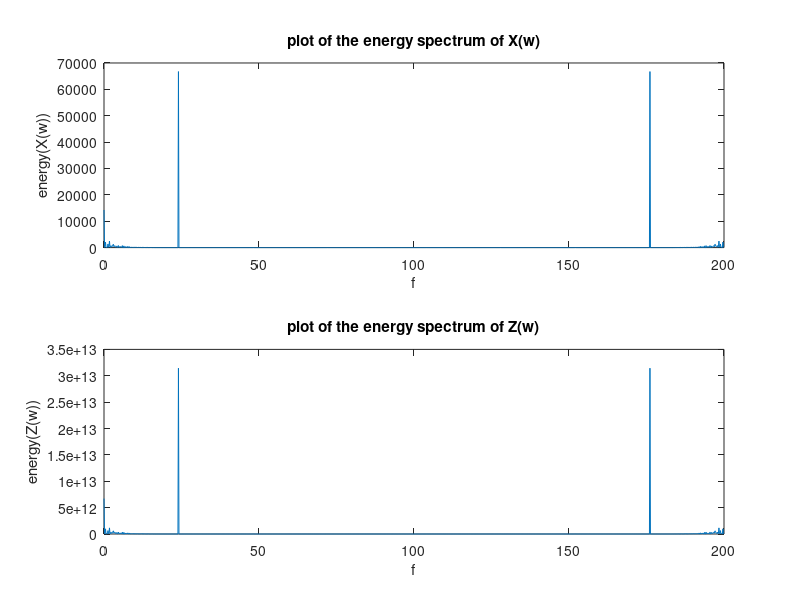

Recreate this plot in MATLAB.
%problem 2: Calculate the energy of time domain signal x(t)and z(t)for the 
%range of 0≤t≤2.5. Also calculate the energy of these signals in frequency 
%domain using Parseval’s theorem. Plot Energy(X)and Energy(Z)as  a  
%function of frequency fin  a  2x1  subplot(Energy vs frequency plot is 
%know as energyspectrumof a signal).
clear 
close all
t = 0:.01:2.5;
load('ecg_signal(1).mat')
xt = ecg;
f = 0:.1601:200;
w = f .* (2 * pi);
Xw = fft(ecg, length(t));
Hw = ((1 + .9) * ((2 * j * w * 10000 * (133 * 10^(-7))) .^ 2) + 1 ) / ((2 .* j .* w .* 10000 .* (1.33 .* 10^-7)) .^2 + (4 * (1 - .9) * j * w * 10000 * (1.33 * 10^-7)) + 1); 
Zw = Xw .* Hw;
zt = ifft(Zw, length(t));
energyxt = trapz(t, abs(xt).^2);
energyzt = trapz(t, abs(zt).^2);
for i = 1:length(Xw)
    energyXw(i) = sum(real(Xw(i)).^2 + imag(Xw(i)).^2);
    energyZw(i) = sum(real(Zw(i)).^2 + imag(Zw(i)).^2);
end
figure(1)
subplot(2,1,1);
plot(f, energyXw)
title('plot of the energy spectrum of X(w)')
xlabel('f')
ylabel('energy(X(w))')
subplot(2,1,2);
plot(f, energyZw)
title('plot of the energy spectrum of Z(w)')
xlabel('f')
ylabel('energy(Z(w))')